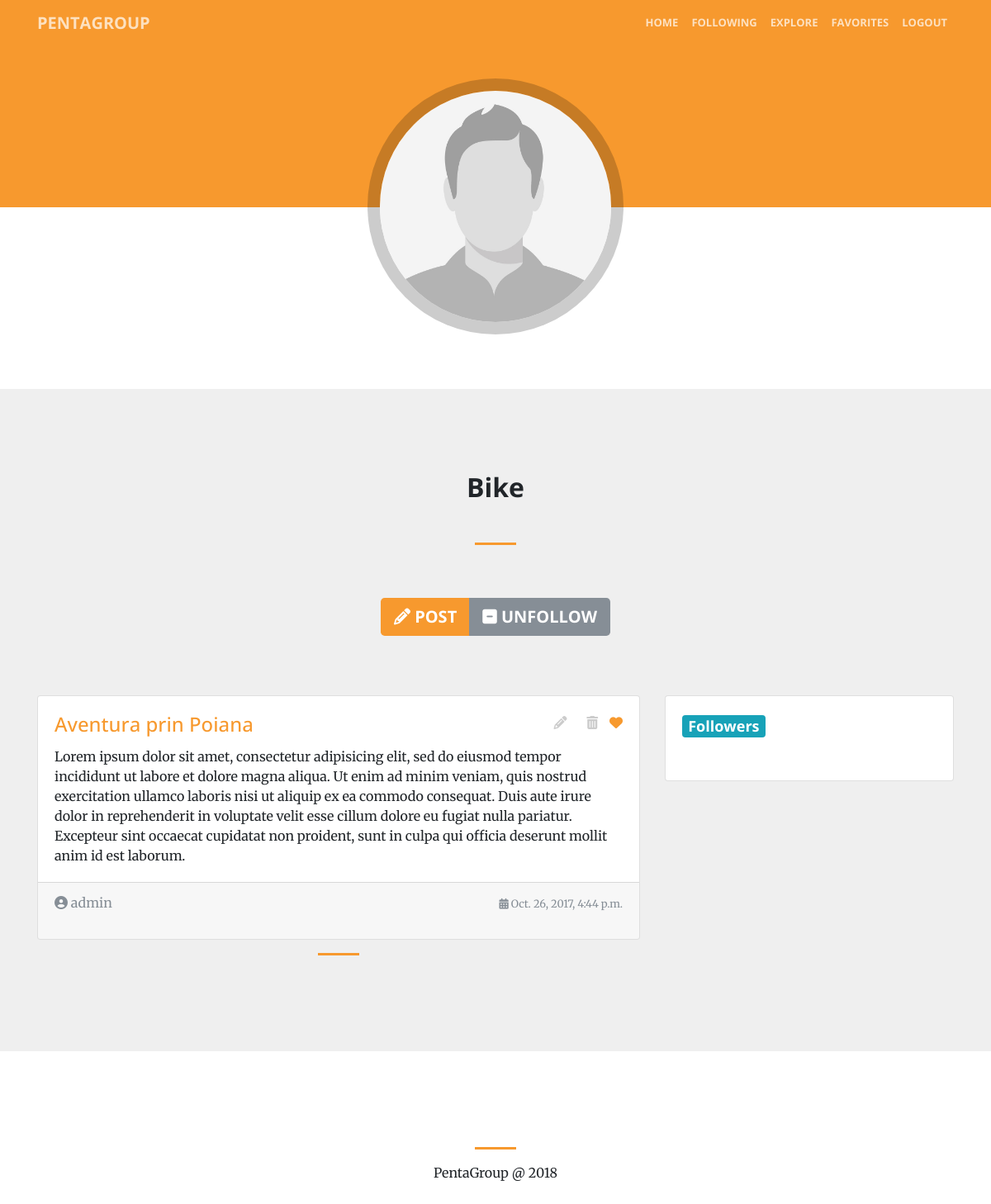
The page /group/1 (signed in) on the database its author committed.
### core/models.py (models this page shows, shortened)
class Group(models.Model):
    admin = models.ForeignKey('auth.User')
    title = models.CharField('Title', max_length=200, help_text="Add a title for your desired group")
    image = models.ImageField('Image', upload_to = 'img/groups/', default = 'img/groups/default-img.gif', null=True)
    category_ref = models.ForeignKey('Category', null=True, help_text="Specify the category", verbose_name="Category")
    description = models.TextField('Description', help_text='Add a short description')
    created_date = models.DateTimeField('Created', blank=True, null=True)
    def __str__(self):
        return self.title

class Post(models.Model):
    author = models.ForeignKey('auth.User')
    group_ref = models.ForeignKey('Group', null=True, verbose_name='Group')
    title = models.CharField('Title', max_length=200)
    text = models.TextField('Text')
    published_date = models.DateTimeField('Published', blank=True, null=True)

### core/views.py (the view, shortened to what this page needs)
# urls.py: url(r'^group/(?P<pk>\d+)$', login_required(ExpandGroup.as_view()), name='expand-group'),
class ExpandGroup(ListView):
    model = Post
    template_name = 'core/posts.html'
    context_object_name = 'posts'
    def get_context_data(self, **kwargs):
        context = super(ExpandGroup, self).get_context_data(**kwargs)
        context['group'] = self.get_group_object()
        context['users'] = self.get_followers()
        return context
    def get_followers(self):
        return followers(self.get_group_object())
    def get_group_object(self):
        return get_object_or_404(Group, pk=self.kwargs.get("pk"))
    def get_queryset(self):
        return Post.objects.all().filter(group_ref = self.get_group_object()).order_by('-published_date')

### core/templates/core/posts.html (shortened to what this page needs)
{% extends 'core/base.html' %} {% load staticfiles %} {% load activity_tags %} {% block content %}
<br />
<br />
<br />
<br />
<br />
<section class="bg-gray-light">
    <div class="container">
        <h2 class="text-center"><strong> {{ group }} </strong></h2><br />
        <hr class="primary">
        <br /><br />
        {% if request.user|is_following:group %}
            <div class="col-lg-8 mx-auto text-center">
                <div class="btn-group btn-group-lg" role="group" aria-label="Actions">
                    <a href="{% url 'create-post-group' pk=group.pk  %}" class="btn btn-primary">  <i class="fa fa-pencil" aria-hidden="true"></i> Post</a>
                    <a href="{% url 'follow' pk=group.pk action=0 %}" class="btn btn-secondary">  <i class="fa fa-minus-square" aria-hidden="true"></i> Unfollow </a>
                </div>
            </div>
            <br /><br /><br />
            <div class="row">
            <div class="col-12 col-md-8">
            {% for post in posts %}
                {% include 'core/post_card.html' %}
                {% endfor %}
            </div>
            <div class="col-6 col-md-4">
                <div class="card">
                    <div class="card-body">
                        <h4 class="primary"><span class="badge badge-info">Followers</span></h4><br />
                    </div>
                </div>
            </div>
        </div>
        {% else %}
            <div class="text-center">
                {% include 'core/perm_denied.html' %}
                <a href="{% url 'follow' pk=group.pk action=1 %}" class="btn btn-primary">Follow</a>
            </div>
        {% endif %}
    </div>
</section>
{% endblock %}

### core/templates/core/post_card.html
{% load activity_tags %}
{% if request.user|is_following:post.group_ref %}
<div class="card">
        <div class="card-body">
            <div class="cardbtn">
               {% if post.author == request.user %}
                <a href="{% url 'edit-post' pk=post.pk %}" class="cardbtn-item"><i class="fa fa-pencil"></i></a>
                <a href="{% url 'delete-post' pk=post.pk %}" class="cardbtn-item"><i class="fa fa-trash"></i></a>
               {% endif %}
               {% if request.user|is_following:post %}
                    <a href="{% url 'favorite' pk=post.pk action=0 %}" class="cardbtn-item-sel"><i class="fa fa-heart"></i></a>
                {% else %}
                    <a href="{% url 'favorite' pk=post.pk action=1 %}" class="cardbtn-item"><i class="fa fa-heart"></i></a>
                {% endif %}
            </div>
            <h4 class="card-title"><a href="{% url 'expand-post' pk=post.pk %}"> {{ post.title }} </a></h4>
            <p class="card-text"> {{ post.text }}</p>
        </div>
        <div class="card-footer text-muted">
            <p style="float: left"><i class="fa fa-user-circle"></i> {{ post.author }}</p>
            <p style="float: right"><small><i class="fa fa-calendar"></i> {{ post.published_date }}</small></p>
        </div>
    </div>
    <hr class="primary">
{% endif %}

### core/static/css/pentagroup.css (style rules this page uses)
body, html { width: 100%; height: 100%; }
body { font-family: 'Merriweather', 'Helvetica Neue', Arial, sans-serif; }
hr { max-width: 50px; border-width: 3px; border-color: #F7992E; }
a { color: #F7992E; -webkit-transition: all 0.2s; -moz-transition: all 0.2s; transition: all 0.2s; }
h1, h2, h3, h4, h5, h6 { font-family: 'Open Sans', 'Helvetica Neue', Arial, sans-serif; }
p { font-size: 16px; line-height: 1.5; margin-bottom: 20px; }
.bg-gray-light { background-color: #efefef !important; }
section { padding: 100px 0; }
body { -webkit-tap-highlight-color: #222222; }
.btn-primary { color: white; border-color: #F7992E; background-color: #F7992E; }
.btn { font-weight: 700; text-transform: uppercase; border: none; border-radius: 300px; font-family: 'Open Sans', 'Helvetica Neue', Arial, sans-serif; }
html, body { height: 100%; }
.card .card-body .cardbtn { float: right; }
.card .card-body .cardbtn .cardbtn-item { color: #cccccc; padding: 10px; }

### rows shown on the page
Group: title "Bike"
Post: title "Aventura prin Poiana", text "Lorem ipsum dolor sit amet, consectetur adipisicing elit, sed do eiusmod tempor incididunt ut labore et dolore magna aliqua. Ut enim ad minim veniam, quis nostrud exercitation ullamco laboris nisi ut aliquip ex ea commodo consequat. Duis aute irure dolor in reprehenderit in voluptate velit esse cillum dolore eu fugiat nulla pariatur. Excepteur sint occaecat cupidatat non proident, sunt in culpa qui officia deserunt mollit anim id est laborum.", author "admin", published_date "Oct. 26, 2017, 4:44 p.m."
